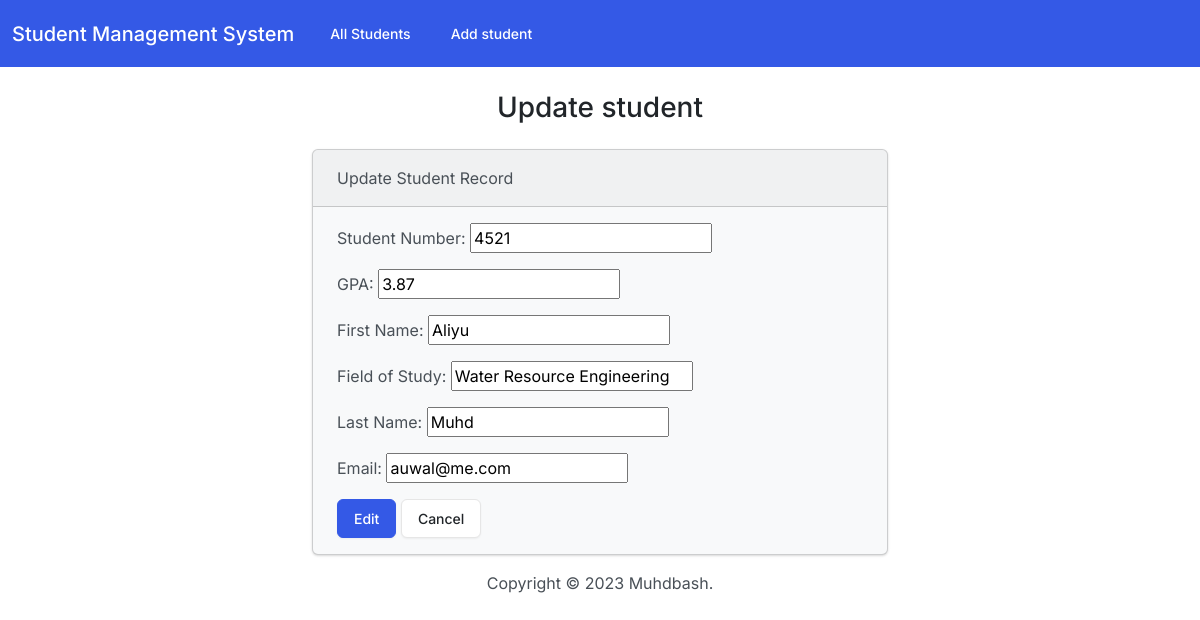
Screenshot of /edit/29/ with the database file from the repository.
### students/models.py (models this page shows, shortened)
class Student(models.Model):
    student_number = models.PositiveIntegerField()
    first_name = models.CharField(max_length=50)
    last_name = models.CharField(max_length=50)
    email = models.EmailField(max_length=100)
    field_of_study = models.CharField(max_length=50)
    gpa = models.FloatField()

### students/views.py (the view)
# urls.py: path('edit/<int:id>/', views.edit, name='edit' )
def edit(request,id):
    if request.method == "POST":
        student = Student.objects.get(pk=id)
        form = StudentForm(request.POST, instance=student)
        if form.is_valid():
            form.save()
            return render(request, 'students/edit.html',{
                'form': form ,
                'Success':True
            })
    else:
        student = Student.objects.get(pk=id)
        form = StudentForm(instance=student)
        return render(request, 'students/edit.html',{
                'form': form ,
            })

### students/forms.py
class StudentForm(forms.ModelForm):
    class Meta:
        model = Student
        fields = {'student_number','first_name','last_name','email','field_of_study','gpa'}
        labels = {
            'student_number':'Student Number',
            'first_name':'First Name',
            'last_name':'Last Name',
            'email':'Email',
            'field_of_study':'Field of Study',
            'gpa':'GPA'
        }
    widgets = {
        'student_number': forms.NumberInput(attrs={'class': 'form-control'}),
        'first_name': forms.TextInput(attrs={'class': 'form-control'}),
        'last_name' : forms.TextInput(attrs={'class': 'form-control'}),
        'email': forms.EmailInput(attrs={'class': 'form-control'}),
        'field_of_study' : forms.TextInput(attrs={'class': 'form-control'}),
        'gpa': forms.NumberInput(attrs={'class': 'form-control'}),
    }

### students/templates/students/edit.html (shortened to what this page needs)
{% extends "students/base.html" %}
{% block body %}
    <h3 class="text-center m-4">Update student</h3>
    {% if success %}
    	<div class=" alert alert-success" role="alert">
    		The new student updated successfuly!
    		<a href="{% url 'index' %}" class="alert-link">Go to HomePage</a>
    	</div>
    {% else %}
    	<div class="row justify-content-center">
    		<div class="col-6">
    			<div class="card bg-light mb-3">
                    <div class="card-header">Update Student Record</div>
                    <div class="card-body">
                      <form  method="POST">
                        {{ form.as_p }}
                        <button type="submit" class="btn btn-primary">Edit</button>
                        <a href="{% url 'index' %}" class="btn btn-secondary">Cancel</a>
                      </form>
                    </div>
    		</div>
    	</div>
    {% endif %}
{% endblock %}

### rows the page displays
Student: student_number "4521", gpa "3.87", first_name "Aliyu", field_of_study "Water Resource Engineering", last_name "Muhd", email "auwal@me.com"
